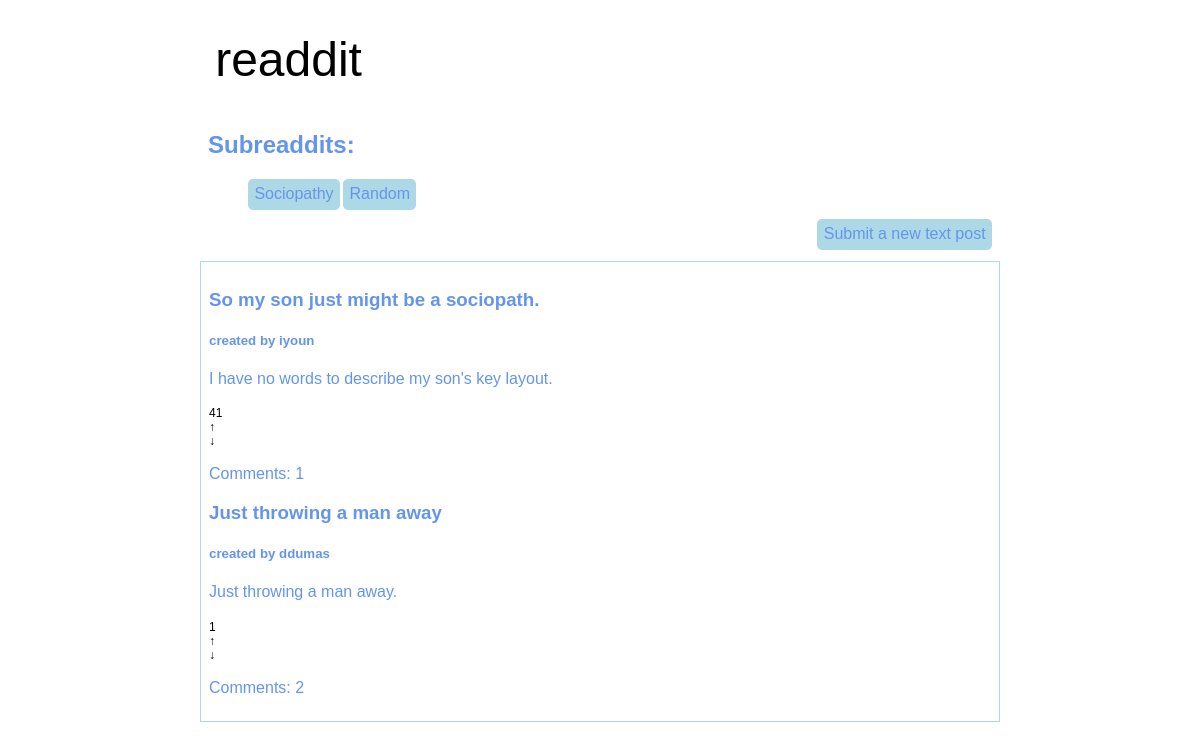
Before: / with the older database file.
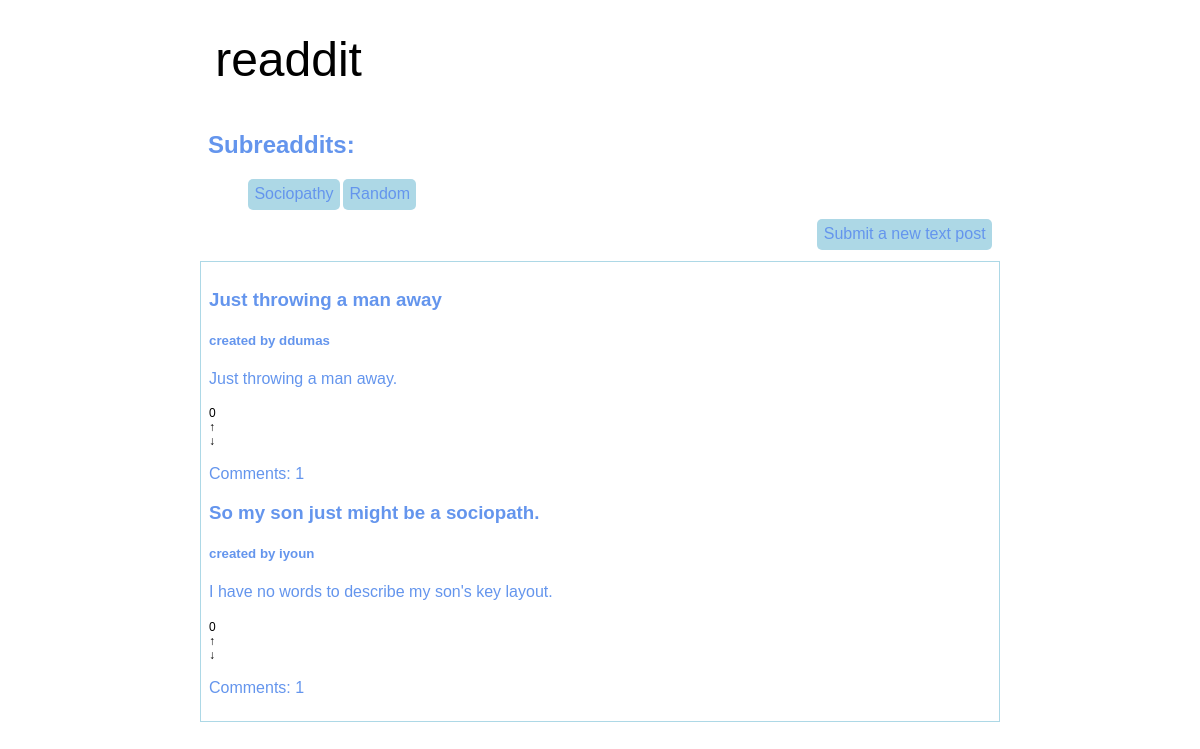
After: the same page with the newer database file.
### tables this page shows
CREATE TABLE posts (
    poid INTEGER PRIMARY KEY,
    title TEXT NOT NULL,
    description TEXT NOT NULL,
    user TEXT NOT NULL,
    created_ts REAL NOT NULL,
    votes REAL,
    subreaddit TEXT NOT NULL
);

### old_readdit.py (the view)
@app.route("/")
def show_front():
    con = sqlite3.connect(DB_FILE) #connects to database
    res = con.execute(
        '''
        SELECT poid, title, description, user, created_ts, votes, subreaddit
        FROM posts
        ORDER BY votes DESC;
        '''
    )
    posts_data = []
    subreaddit_data = []
    for row in res: # for each row in the result, takes information and assigns each column to a key in a dictionary
        res_COM = con.execute(
        '''
        SELECT COUNT(*) FROM comments where poid =?;
        ''',
        (row[0],),
    )
        d = { #creates dictionary for each row that has each column assigned to a key
            'poid': row[0],
            'title': row[1],
            'description': row[2],
            'user': row[3],
            'created_ts': row[4],
            'votes': int(row[5]),
            'comments': res_COM.fetchone()[0]
        }
        subreaddit_data.append(row[6]) #adds what subreaddit each post is under
        posts_data.append(d) #adds each dictionary/row to a list that contains all posts
    con.close()
    return flask.render_template(
        'old_readdit.html', #home page html
        posts_data = posts_data,
        subreaddit_data = set(subreaddit_data) #converts list to a set so that it doesn't relist any subreaddits
    )

### templates/old_readdit.html (shortened to what this page needs)
<!doctype html>
<html>
<head>
    <link rel="stylesheet" href = '/static/old_readdit.css'>
</head>
<body>
    <div class="logo-header">
        <h1><a href='/'>readdit</a></h1>
    </div>
    <div class = "subreaddit-bar">
        <h2>Subreaddits:</h2>
        <ul>
            {% for subreaddit in subreaddit_data %}
            <li class = 'subreaddit-btn'><a href="/r/{{ subreaddit }}/">{{ subreaddit }}</a></li>
            {% endfor %}
        </ul>
    </div>
    <div class="submit-post">
        <ul>
            <li class="btn submit"><a href="/newpost/">Submit a new text post</a></li>
        </ul>
    </div>
    <br>
    <div class="post-list">
        {% for post in posts_data %}
        <div class="post">
            <h3 class="post-title"><a href='/post/{{ post["poid"] }}/'>{{post['title']}}</a></h3>
            <h5 class="post-metadata">created by {{post['user']}}</h5>
            <p class="post-description">{{post['description']}}</p>
            <ul>
                <li class ="vote">{{post["votes"]}}</li>
                <li class="btn vote"><a href="/post/{{ post["poid"] }}/upvote/">↑</a></li>
                <li class="btn vote"><a href="/post/{{ post["poid"] }}/downvote/">↓</a></li>
            </ul>
            <p class="post-comments">Comments: {{post['comments']}}</p>
        </div>
        {% endfor %}
    </div>
</body>
</html>

### static/old_readdit.css (style rules this page uses)
body { font-family: "Helvetica", sans-serif; max-width: 50rem; padding: 1em; margin: auto; background: white; color: cornflowerblue; }
body>div { padding: 0.5em; margin-top: 0.5em; margin-bottom: 0.5em; }
div.logo-header { text-align: left; overflow: auto; background: none; color: black; }
div.logo-header a { text-decoration: none; color: inherit; }
.post-title a { text-decoration: none; color: inherit; }
.post-list { border: 1px solid lightblue; }
div.submit-post a { text-decoration: none; color: inherit; background-color: lightblue; border-radius: 5px; padding: 0.4em; float: right; }
div.submit-post li { list-style-type: none; }
div.logo-header h1 { font-family: 'Nunito', sans-serif; font-weight: normal; font-size: 36pt; display: inline-block; width: auto; margin: auto; padding-top: 0; padding-bottom: 0; padding-left: 0.15em; padding-right: 0.3em; }
.post ul { padding-top: 0.1em; padding: 0; margin: 0; margin-top: 0.2em; font-size: 80%; display: inline-block; text-transform: uppercase; font-variant: small-caps; font-size: 75%; }
.vote { color: black; }
.post li { list-style-type: none; }
.post li a { text-decoration: none; color: inherit; }
.subreaddit-btn { float: left; list-style: none; text-align: center; padding: 0.4em; margin-right: 0.2em; background-color: lightblue; color: cornflowerblue; border-radius: 5px; }
.subreaddit-btn a { text-decoration: none; color: inherit; }

Changed rows visible on the page:
changed posts "So my son just might be a sociopath.": votes "41" → "0"
changed posts "Just throwing a man away": votes "1" → "0"; comments "2" → "1"; moves up the list
